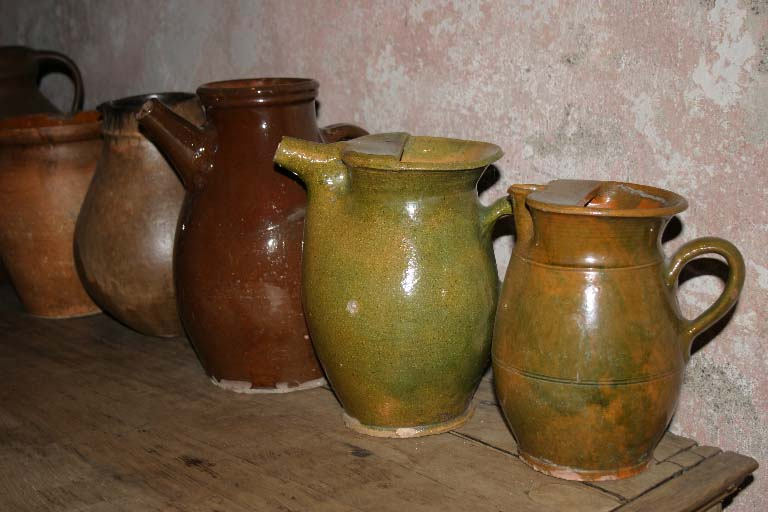
//> input picture BilateralFiltering/Dataset/image1_flash.bmp, 768 x 512 px
$ ./main ../Dataset/image1_flash.bmp ../Dataset/image2_flash.bmp ../Dataset/image2_flash.bmp   (built with g++ and OpenCV 4)
//> lines starting //> are read from the running program, lines starting //| are printed output that depends on the picture
### BilateralFiltering/Code/Bilateral.h
#pragma once

#ifndef __BILATERAL__
#define __BILATERAL__

#include <iostream>
#include <opencv2/opencv.hpp>

using namespace std;
using namespace cv;

class Bilateral {
public:
	Bilateral(Mat& origImg, Mat& noisyImg, Mat& imFlash, Mat& imNoFlash);
	void BilateralFilteringMenu();
private:
	int kSize;
	float sigma_spatial;
	float sigma_radiometric;
	float sigma_median;
	Mat origImg, noisyImg, imFlash, imNoFlash;

	Mat OpenCVBilateral(Mat& noisyImg);
	Mat BilateralImplementation_1(Mat& noisyImg);
	Mat GaussianKernel2D();
	Mat Lorentzian();
	Mat BoxKernel();
	float p(float diff);
	Mat BilateralImplementation_2(Mat& noisyImg);
	float CalculateKernelBilateralFilter(float distance, float sigma);
	float distance(int currentX, int currentY, int neighborX, int neighborY);
	Mat JointBilateralFiltering_2(Mat& imFlash, Mat& imNoFlash);
	Mat JointBilateralFiltering_1(Mat& imFlash, Mat& imNoFlash);
	Mat BilateralMedianFiltering(Mat& noisyImg);
	float PerformanceMetrics(Mat& origImg, Mat& denoisedImg);
};

#endif // !__BILATERAL__

### BilateralFiltering/Code/Bilateral.cpp
#include "Bilateral.h"

Bilateral::Bilateral(Mat& origImg, Mat& noisyImg, Mat& imFlash, Mat& imNoFlash) {
	this->kSize = 5;
	this->sigma_radiometric = 2 * kSize;
	this->sigma_spatial = kSize / 2;
	this->sigma_median = 1.;
	this->origImg = origImg;
	this-> noisyImg = noisyImg;
	this->imFlash = imFlash;
	this->imNoFlash = imNoFlash;
}

void Bilateral::BilateralFilteringMenu() {
	Mat output;
	float PSNR = 0.;

	/*OpenCV Bilateral filter*/
	output = this->OpenCVBilateral(this->noisyImg);
	PSNR = this->PerformanceMetrics(origImg, output);
	cout << "PSNR of OpenCV bilateral filtering:" << PSNR << endl;
	cv::imshow("OpenCVbilateral", output);
	imwrite("OpenCV_Bilateral.png", output);


	/*Written bilateral filtering - Method 1*/
	output = this->BilateralImplementation_1(this->noisyImg);
	PSNR = this->PerformanceMetrics(origImg, output);
	cout << "PSNR of bilateral filtering -> Method 1:" << PSNR << endl;
	imshow("BilateralFiltering_Method1", output);
	imwrite("BilateralFilter_Method1.png", output);


	/*Written bilateral filtering - Method 2*/
	output = this->BilateralImplementation_2(this->noisyImg);
	PSNR = this->PerformanceMetrics(origImg, output);
	cout << "PSNR of bilateral filtering -> Method 2:" << PSNR << endl;
	imshow("BilateralFilter_Method2", output);
	imwrite("BilateralFilter_Method2.png", output);

	/*bilateral median filtering*/
	output = this->BilateralMedianFiltering(this->noisyImg);
	PSNR = this->PerformanceMetrics(origImg, output);
	cout << "PSNR of bilateral median filtering:" << PSNR << endl;
	imshow("BilateralMedianFilter", output);
	imwrite("BilateralMedianFilter.png", output);

	/*Joint bilateral filtering*/
	output = this->JointBilateralFiltering_1(this->imFlash, this->imNoFlash);
	PSNR = this->PerformanceMetrics(this->imNoFlash, output);
	cout << "PSNR of joint bilateral filtering -> Method 1:" << PSNR << endl;
	imshow("JointBilateralFiltering_Method1", output);
	imwrite("JointBilateralFiltering_Method1.png", output);

	/*Joint bilateral filtering*/
	output = this->JointBilateralFiltering_2(this->imFlash, this->imNoFlash);
	PSNR = this->PerformanceMetrics(this->imNoFlash, output);
	cout << "PSNR of joint bilateral filtering -> Method 1:" << PSNR << endl;
	imshow("JointBilateralFiltering_Method2", output);
	imwrite("JointBilateralFiltering_Method2.png", output);
}

Mat Bilateral::OpenCVBilateral(Mat& noisyImg) {
	Mat filtImg = Mat::ones(noisyImg.size(), noisyImg.type());
	bilateralFilter(noisyImg, filtImg, kSize, 2 * kSize, kSize / 2);
	return filtImg.clone();
}

/*2D Gaussian Kernel*/
Mat Bilateral::GaussianKernel2D() {
	Mat kernel = Mat::ones(kSize, kSize, CV_32FC1);
	float k = 2.5;
	float rmax = sqrt(2 * pow(kSize / 2, 2));
	float sigma = rmax / k;
	float sum = 0.0;
	for (int r = -kSize / 2; r <= kSize / 2; r++) {
		for (int c = -kSize / 2; c <= kSize / 2; c++) {
			float denominator, power, xDist, yDist;
			denominator = 2 * CV_PI * sigma * sigma;
			//denominator = 1;
			xDist = pow(r, 2);
			yDist = pow(c, 2);
			power = 0.5*((xDist / pow(sigma, 2)) + (yDist / pow(sigma, 2)));
			kernel.at<float>(r + kSize / 2, c + kSize / 2) = exp(-power) / denominator;
			sum += kernel.at<float>(r + kSize / 2, c + kSize / 2);
		}
	}
	/*normalize the distribution*/
	kernel = kernel / sum;
	return kernel;
}

// [5 lines left out: function BoxKernel, not called in this run]

/* https://en.wikipedia.org/wiki/Gaussian_filter */

Mat Bilateral::BilateralImplementation_1(Mat& noisyImg) {
	Mat filtImg = Mat::ones(noisyImg.size(), noisyImg.type());
	Mat kernel = this->GaussianKernel2D();
	int half = this->kSize / 2;

	for (int r = half; r < noisyImg.rows - half; r++) {
		for (int c = half; c < noisyImg.cols - half; c++) {
			float sum = 0;
			float wtSum = 0;
			for (int i = -half; i <= half; i++) {
				for (int j = -half; j <= -half; j++) {
					float diff = abs(noisyImg.at<uchar>(r, c) - noisyImg.at<uchar>(r + i, c + j));
					float weight = this->p(diff) * kernel.at<float>(i + half, j + half);
					sum += noisyImg.at<uchar>(r + i, c + j) * weight;
					wtSum += weight;
				}
			}
			filtImg.at<uchar>(r, c) = sum / wtSum;
		}
	}
	return filtImg.clone();
}

float Bilateral::p(float diff) {
	float pVal = 0;
	int sigma = kSize;
	float num = exp(-(diff) / (2 * sigma * sigma));
	float den = sqrt(2 * CV_PI) * sigma;
	pVal = num / den;
	return pVal;
}

float Bilateral::CalculateKernelBilateralFilter(float distance, float sigma)
{
	return exp(-(pow(distance, 2)) / (2 * pow(sigma, 2))) / (2 * CV_PI * pow(sigma, 2));
}

float Bilateral::distance(int currentX, int currentY, int neighborX, int neighborY)
{
	return float(sqrt(pow(currentX - neighborX, 2) + pow(currentY - neighborY, 2)));
}

/*https://en.wikipedia.org/wiki/Bilateral_filter */

Mat Bilateral::BilateralImplementation_2(Mat& noisyImg) {
	Mat filtImg = Mat::ones(noisyImg.size(), noisyImg.type());
	float imgFilt = 0, accWt = 0;
	float hSpat = 1, hRad = 1, wtCombined = 1;
	int neighbourX = 0, neighbourY = 0;
	int half = this->kSize / 2;

	for (int i = half; i < noisyImg.rows - half; i++) {
		for (int j = half; j < noisyImg.cols - half; j++) {
			for (int row = 0; row < this->kSize; row++)
			{
				for (int col = 0; col < this->kSize; col++)
				{
					neighbourX = i - half + row;
					neighbourY = j - half + col;
					if (not(neighbourX < 0 or neighbourX > noisyImg.rows or neighbourY < 0 or neighbourY > noisyImg.cols)) {
						hSpat = CalculateKernelBilateralFilter(distance(i, j, neighbourX, neighbourY), sigma_spatial);
						/*calculate range filtering component from the high quality flash image to preserve edges*/
						hRad = CalculateKernelBilateralFilter(noisyImg.at<uchar>(neighbourX, neighbourY) - noisyImg.at<uchar>(i, j), sigma_radiometric);
						wtCombined = hSpat * hRad;
						imgFilt = imgFilt + (noisyImg.at<uchar>(neighbourX, neighbourY) * wtCombined);
						accWt = accWt + wtCombined;
					}
				}
			}
			imgFilt = imgFilt / accWt;
			filtImg.at<uchar>(i , j) = imgFilt;
			accWt = 0;
			imgFilt = 0;
		}
	}
	return filtImg.clone();
}

Mat Bilateral::JointBilateralFiltering_1(Mat& imFlash, Mat& imNoFlash) {
	Mat filtImg = Mat::ones(imFlash.size(), imFlash.type());
	Mat kernel = this->GaussianKernel2D();
	int half = this->kSize / 2;

	for (int r = half; r < imFlash.rows - half; r++) {
		for (int c = half; c < imFlash.cols - half; c++) {
			float sum = 0;
			float wtSum = 0;
			for (int i = -half; i <= half; i++) {
				for (int j = -half; j <= -half; j++) {
					float diff = abs(imFlash.at<uchar>(r, c) - imFlash.at<uchar>(r + i, c + j));
					float weight = this->p(diff) * kernel.at<float>(i + half, j + half);
					sum += imNoFlash.at<uchar>(r + i, c + j) * weight;
					wtSum += weight;
				}
			}
			filtImg.at<uchar>(r, c) = sum / wtSum;
		}
	}
	return filtImg.clone();
}

/* https://johanneskopf.de/publications/jbu/paper/FinalPaper_0185.pdf */
Mat Bilateral::JointBilateralFiltering_2(Mat& imFlash, Mat& imNoFlash) {
	Mat filtImg = Mat::ones(imNoFlash.size(), imNoFlash.type());
	float imgFilt = 0.;
	float accWt = 0.;
	float hSpat = 1., hRad = 1.;
	float wtCombined = 1.;
	int neighbourX = 0, neighbourY = 0;
	int half = this->kSize / 2;
	for (int i = half; i < imNoFlash.rows - half; i++) {
		for (int j = half; j < imNoFlash.cols - half; j++) {
			for (int row = 0; row < this->kSize; row++)
			{
				for (int col = 0; col < this->kSize; col++)
				{
					neighbourX = i - half + row;
					neighbourY = j - half + col;

					if (not(neighbourX < 0 or neighbourX > imNoFlash.rows or neighbourY < 0 or neighbourY > imNoFlash.cols)) {
						hSpat = CalculateKernelBilateralFilter(distance(i, j, neighbourX, neighbourY), sigma_spatial);
						hRad = CalculateKernelBilateralFilter(imFlash.at<uchar>(neighbourX, neighbourY) - imFlash.at<uchar>(i, j), sigma_radiometric);
						wtCombined = hSpat * hRad;
						imgFilt = imgFilt + (imNoFlash.at<uchar>(neighbourX, neighbourY) * wtCombined);
						accWt = accWt + wtCombined;
					}
				}
			}
			imgFilt = imgFilt / accWt;
			filtImg.at<uchar>(i, j) = imgFilt;
			accWt = 0;
			imgFilt = 0;

		}
	}
	return filtImg.clone();
}

/* https://citeseerx.ist.psu.edu/viewdoc/download?doi=10.1.1.385.5803&rep=rep1&type=pdf */
Mat Bilateral::BilateralMedianFiltering(Mat& noisyImg) {
	Mat filtImg = Mat::ones(noisyImg.size(), noisyImg.type());
	float hSpat = 1, hRad = 1, wtCombined = 1;
	int neighbourX = 0, neighbourY = 0;
	int half = this->kSize / 2;

	for (int i = half; i < noisyImg.rows - half; i++) {
		for (int j = half; j < noisyImg.cols - half; j++) {
			vector<pair<uchar, float>> imgFiltVec;
			float accWt = 0., filtVal = 0.;
			uchar imgVal = 0;
			for (int row = 0; row < this->kSize; row++)
			{
				for (int col = 0; col < this->kSize; col++)
				{
					neighbourX = i - half + row;
					neighbourY = j - half + col;
					if (not(neighbourX < 0 or neighbourX > noisyImg.rows or neighbourY < 0 or neighbourY > noisyImg.cols))
					{
						pair<uchar, float> imgFilt;
						hSpat = CalculateKernelBilateralFilter(distance(i, j, neighbourX, neighbourY), sigma_spatial);
						/*calculate range filtering component from the high quality flash image to preserve edges*/
						hRad = CalculateKernelBilateralFilter(noisyImg.at<uchar>(neighbourX, neighbourY) - noisyImg.at<uchar>(i, j), sigma_radiometric);
						wtCombined = hSpat * hRad;
						imgFilt.second = wtCombined;
						imgFilt.first = noisyImg.at<uchar>(neighbourX, neighbourY);
						imgFiltVec.push_back(imgFilt);
					}
				}
			}
			/*sort the filtered vector*/
			sort(imgFiltVec.begin(), imgFiltVec.end(), greater<pair<uchar, float>>());
			/*calculate the weighted median*/
			for (auto& val : imgFiltVec) {
				accWt += val.second;
			}
			for (auto& val : imgFiltVec) {
				if (filtVal <= accWt / 2) {
					filtVal += val.second;
					imgVal = val.first;
				}
				else {
					break;
				}
			}
			filtImg.at<uchar>(i, j) = imgVal;
		}
	}
	return filtImg.clone();
}

float Bilateral::PerformanceMetrics(Mat& origImg, Mat& denoisedImg) {
	Mat diff = origImg - denoisedImg;
	/*Root mean square error*/
	float meanSqrDiff = cv::mean(diff.mul(diff))[0];
	float rmsDiff = sqrt(meanSqrDiff);
	cout << "Root mean square error of the image:" << rmsDiff << endl;

	/*Peak Signal to Noise ratio*/
	float PSNR = 10.0f * std::log10(255 * 255 / meanSqrDiff);
	return PSNR;
}

### BilateralFiltering/Code/main.cpp
/*****************************************************************
1. Implement Bilateral Filtering
2. Implement Joint Bilateral Filtering and check what it does
3. Bilateral Mean Filter
******************************************************************/


#include <iostream>
#include <opencv2/opencv.hpp>

#include "Bilateral.h"

using namespace std;
using namespace cv;

int main(int argc, char** argv ) {
	if (argc < 4) {
		cerr << "Enter the name/path of input image, flash and no=flash image" << endl;
		return -1;
	}
	cv::Mat im = cv::imread(argv[1], 0);
//> im: 512 rows x 768 cols, CV_8UC1; min 0, max 255, mean 97.9
	Mat imFlash = imread(argv[2], 0);
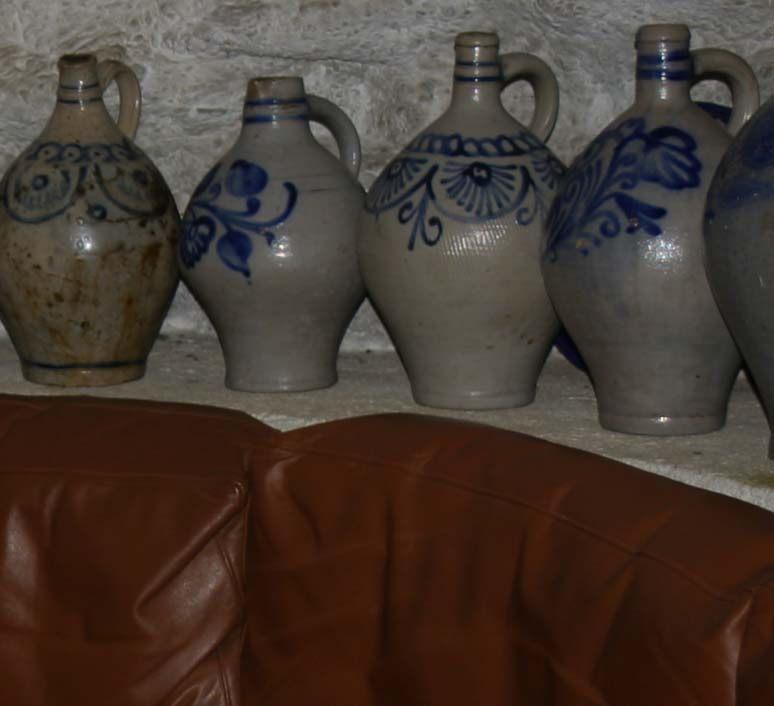
//> input picture BilateralFiltering/Dataset/image2_flash.bmp, 774 x 706 px
//> imFlash: 706 rows x 774 cols, CV_8UC1; min 0, max 251, mean 59.3
	Mat imNoFlash = imread(argv[3], 0);

	if (im.data == nullptr) {
	std::cerr << "Failed to load image" << std::endl;
	exit(0);
	}
	/*Add gaussian noise*/
	cv::Mat noise(im.size(), im.type());
	Mat noiseImg = im.clone();
	uchar mean = 0;
	uchar stddev = 25;
	cv::randn(noise, mean, stddev);
	noiseImg = im + noise;
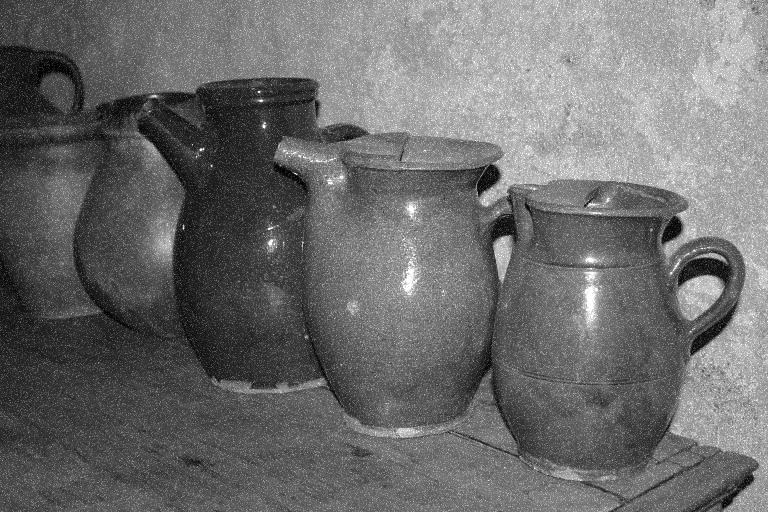
//> noiseImg: 512 rows x 768 cols, CV_8UC1; min 0, max 255, mean 107.9

	cv::imshow("Original image", im);
	cv::imshow("Flash image", imFlash);
	cv::imshow("No Flash image", imNoFlash);
	imshow("Noisy image", noiseImg);
	imwrite("Noisy.png", noiseImg);
	imwrite("Flash.png", imFlash);
	imwrite("NoFlash.png", imNoFlash);


	Bilateral bilateral(im, noiseImg, imFlash, imNoFlash);

	bilateral.BilateralFilteringMenu();
//> in PerformanceMetrics, `Mat diff = origImg - denoisedImg;`:
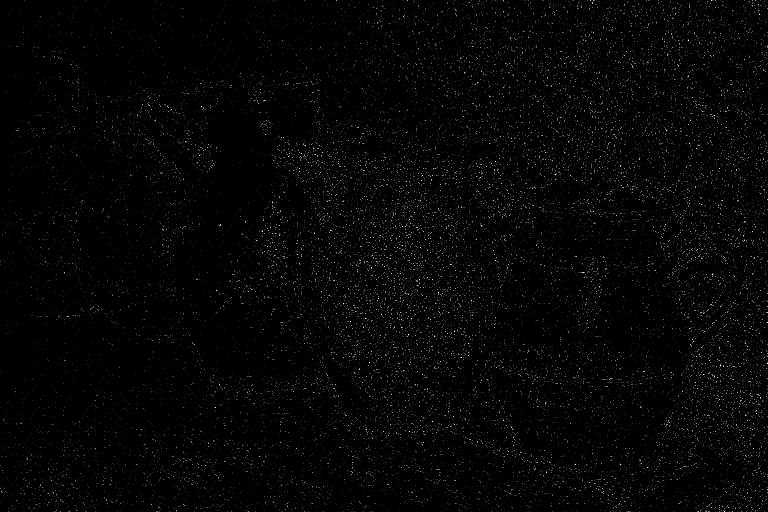
//> diff: 512 rows x 768 cols, CV_8UC1; min 0, max 9, mean 0.145; drawn with min black and max white
//> in PerformanceMetrics, `float meanSqrDiff = cv::mean(diff.mul(diff))[0];`: meanSqrDiff = 0.389
//> in PerformanceMetrics, `float rmsDiff = sqrt(meanSqrDiff);`: rmsDiff = 0.623
//| Root mean square error of the image:0.623397
//> in PerformanceMetrics, `float PSNR = 10.0f * std::log10(255 * 255 / meanSqrDiff);`: PSNR = 52.24
//| PSNR of OpenCV bilateral filtering:52.2355
//> after the loop in BilateralImplementation_1, `for (int r = half; r < noisyImg.rows - half; r++)`:
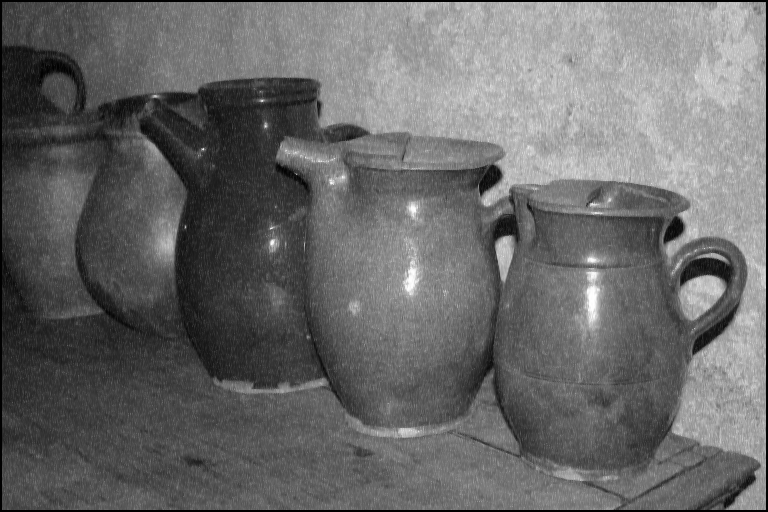
//> filtImg: 512 rows x 768 cols, CV_8UC1; min 1, max 255, mean 104.4
//> in PerformanceMetrics (call 2), `Mat diff = origImg - denoisedImg;`:
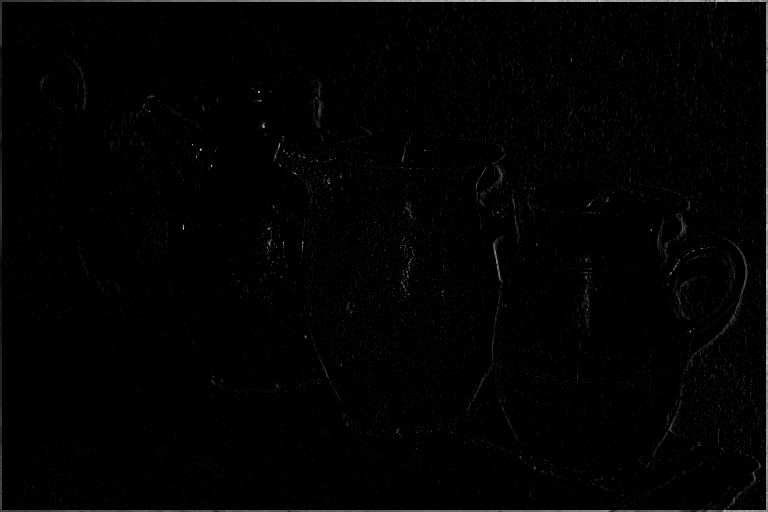
//> diff: 512 rows x 768 cols, CV_8UC1; min 0, max 213, mean 2.6
//> in PerformanceMetrics (call 2), `float meanSqrDiff = cv::mean(diff.mul(diff))[0];`: meanSqrDiff = 12.89
//> in PerformanceMetrics (call 2), `float rmsDiff = sqrt(meanSqrDiff);`: rmsDiff = 3.59
//| Root mean square error of the image:3.5907
//> in PerformanceMetrics (call 2), `float PSNR = 10.0f * std::log10(255 * 255 / meanSqrDiff);`: PSNR = 37.03
//| PSNR of bilateral filtering -> Method 1:37.0272
//> the loop in BilateralImplementation_2, `for (int i = half; i < noisyImg.rows - half; i++)` made 508 passes
//> (hRad, wtCombined) on passes 1 to 3: (1.27e-09, 1.85e-11), (0.000684, 1e-05), (4.16e-05, 6.09e-07)
//> after the loop in BilateralImplementation_2, `for (int i = half; i < noisyImg.rows - half; i++)`: neighbourX = 511; neighbourY = 767; hSpat = 0.0146; hRad = 0.000375; wtCombined = 5.49e-06; imgFilt = 0
//| Root mean square error of the image:1.96886
//> in BilateralFilteringMenu, `PSNR = this->PerformanceMetrics(origImg, output);`: PSNR = 42.25
//| PSNR of bilateral filtering -> Method 2:42.2465
//> the loop in BilateralMedianFiltering, `for (int i = half; i < noisyImg.rows - half; i++)` made 508 passes
//> after the loop in BilateralMedianFiltering, `for (int i = half; i < noisyImg.rows - half; i++)`: neighbourX = 511; neighbourY = 767; hSpat = 0.0146; hRad = 0.000375; wtCombined = 5.49e-06
//> in PerformanceMetrics (call 4), `Mat diff = origImg - denoisedImg;`: diff: 512 rows x 768 cols, CV_8UC1; min 0, max 204, mean 1.6
//| Root mean square error of the image:1.97025
//> in BilateralFilteringMenu, `PSNR = this->PerformanceMetrics(origImg, output);`: PSNR = 42.24
//| PSNR of bilateral median filtering:42.2404
//> after the loop in JointBilateralFiltering_1, `for (int r = half; r < imFlash.rows - half; r++)`:
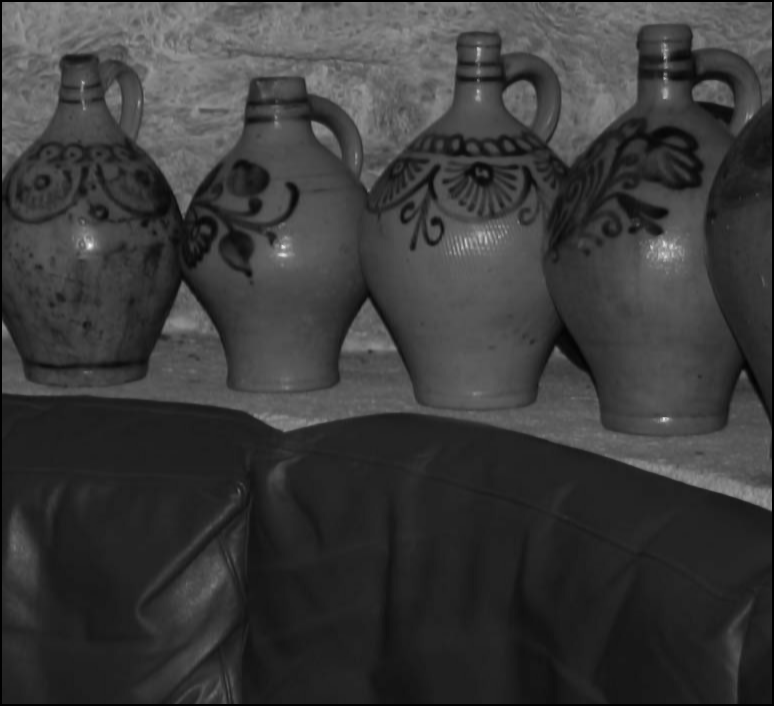
//> filtImg: 706 rows x 774 cols, CV_8UC1; min 1, max 239, mean 58.2
//> in PerformanceMetrics (call 5), `Mat diff = origImg - denoisedImg;`:
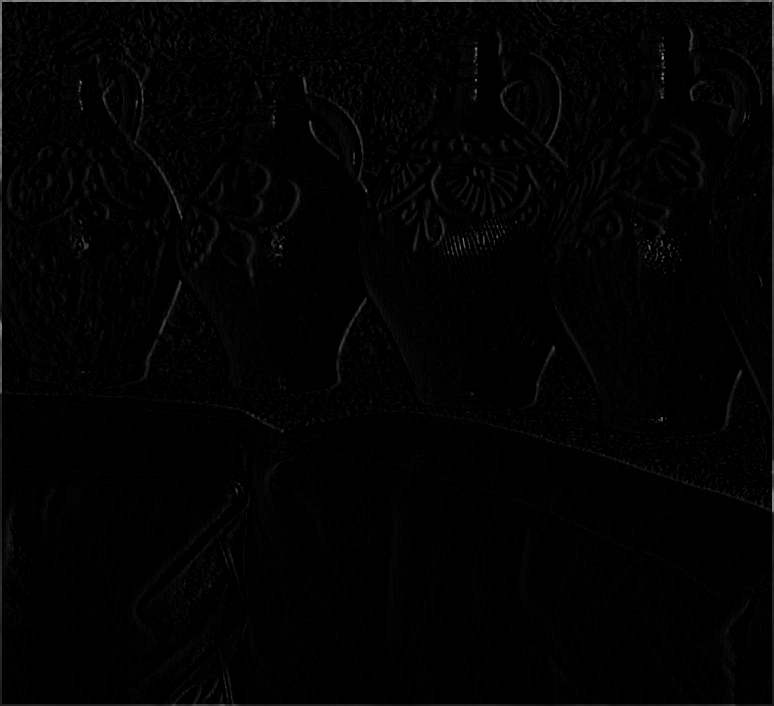
//> diff: 706 rows x 774 cols, CV_8UC1; min 0, max 161, mean 2.6
//> in PerformanceMetrics (call 5), `float meanSqrDiff = cv::mean(diff.mul(diff))[0];`: meanSqrDiff = 15.53
//> in PerformanceMetrics (call 5), `float rmsDiff = sqrt(meanSqrDiff);`: rmsDiff = 3.94
//| Root mean square error of the image:3.9407
//> in PerformanceMetrics (call 5), `float PSNR = 10.0f * std::log10(255 * 255 / meanSqrDiff);`: PSNR = 36.22
//| PSNR of joint bilateral filtering -> Method 1:36.2193
//> the loop in JointBilateralFiltering_2, `for (int i = half; i < imNoFlash.rows - half; i++)` made 702 passes
//> (neighbourX, neighbourY, hSpat, hRad, wtCombined, imgFilt) on passes 1 to 2: (4, 773, 0.0146, 0.00133, 1.95e-05, 0), (5, 773, 0.0146, 0.00133, 1.95e-05, 0)
//| Root mean square error of the image:2.13232
//| PSNR of joint bilateral filtering -> Method 1:41.5538

	cv::waitKey();
	return 0;
}
